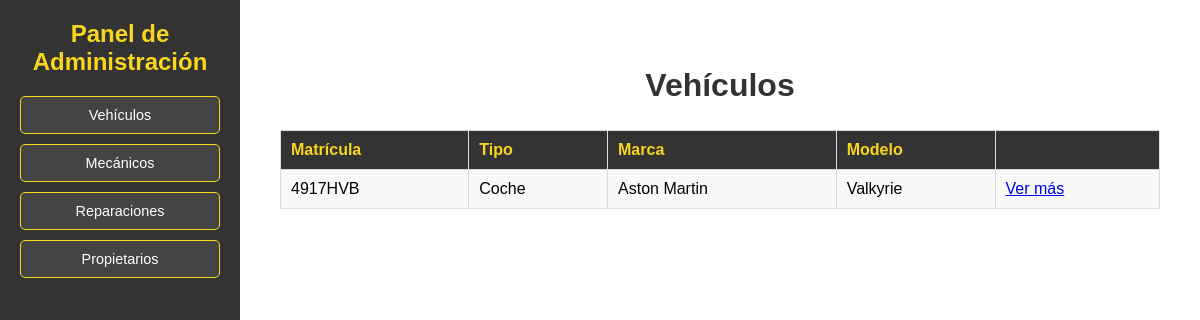
The app's page /ZonaDRS/listaVehiculos/ with its own data.
### Zona_DRS_APP/models.py (models this page shows, shortened)
class Vehiculo(models.Model):
    matricula = models.CharField(max_length=7, primary_key=True)
    tipo = models.CharField(
        max_length=10,
        choices=[
            ('Coche', 'Coche'),
            ('Moto', 'Moto'),
            ('Camión', 'Camión')
        ]
    )
    marca = models.CharField(max_length=255)
    modelo = models.CharField(max_length=255)
    color = models.CharField(max_length=255)
    fecha_fabricacion = models.DateField()
    propietario = models.ForeignKey(Propietario, on_delete=models.CASCADE)

### Zona_DRS_APP/views.py (the view)
# urls.py: path('listaVehiculos/', ListaVehiculosView.as_view(), name='listaVehiculos'),
class ListaVehiculosView(ListView):
    model = Vehiculo
    template_name = 'listaVehiculos.html'
    context_object_name = 'vehiculos'
    queryset = Vehiculo.objects.order_by('matricula')
    '''
    vehiculos = Vehiculo.objects.order_by("matricula")
    return render(request, 'listaVehiculos.html', {'vehiculos': vehiculos})
    '''

### Zona_DRS_APP/templates/listaVehiculos.html
{% extends "base.html" %}
{% block contenido %}
    <div class="content">
        <h2>Vehículos</h2>
        <table>
            <tr>
                <th>Matrícula</th>
                <th>Tipo</th>
                <th>Marca</th>
                <th>Modelo</th>
                <th></th>
            </tr>
            {% for vehiculo in vehiculos %}
                <tr>
                    <td>{{ vehiculo.matricula }}</td>
                    <td>{{ vehiculo.tipo }}</td>
                    <td>{{ vehiculo.marca }}</td>
                    <td>{{ vehiculo.modelo }}</td>
                    <td>
                        <a href="{% url 'detalleVehiculo' vehiculo.matricula %}">
                            Ver más
                        </a>
                    </td>
                </tr>
            {% endfor %}
        </table>
    </div>
{% endblock %}

### Zona_DRS_APP/static/style/navbar.css (style rules this page uses)
body { margin: 0; font-family: Arial, sans-serif; display: flex; text-align: center; }

### Zona_DRS_APP/static/style/propietarios.css (style rules this page uses)
.content { flex-grow: 1; padding: 20px; }
.content table { width: 100%; border-collapse: collapse; margin-top: 20px; }
.content table, th, td { border: 1px solid #ddd; padding: 10px; text-align: left; }
.content th { background-color: #333; color: #f9d71c; }
.content tr:nth-child(even) { background-color: #f9f9f9; }

### Zona_DRS_APP/static/style/vehiculos.css (style rules this page uses)
body { margin: 0; font-family: Arial, sans-serif; display: flex; }
.content { flex-grow: 1; padding: 20px; }
table { width: 100%; border-collapse: collapse; margin-bottom: 20px; }
table, th, td { border: 1px solid #ddd; padding: 10px; text-align: left; }
th { background-color: #333; color: #f9d71c; }

### Zona_DRS_APP/static/style/empleados.css (style rules this page uses)
body { font-family: Arial, sans-serif; margin: 0; padding: 0; display: flex; }
.content { flex-grow: 1; padding: 20px; }
h2 { color: #333; font-size: 2em; }

### Zona_DRS_APP/static/style/reparaciones.css (style rules this page uses)
body { font-family: Arial, sans-serif; margin: 0; padding: 0; display: flex; }
.content { flex-grow: 1; padding: 20px; }
table { width: 100%; border-collapse: collapse; margin-top: 20px; }
table, th, td { border: 1px solid #ddd; padding: 10px; text-align: left; }
th { background-color: #333; color: #f9d71c; }
tr:nth-child(even) { background-color: #f9f9f9; }

### records on screen
Vehiculo: matricula "4917HVB", tipo "Coche", marca "Aston Martin", modelo "Valkyrie"
